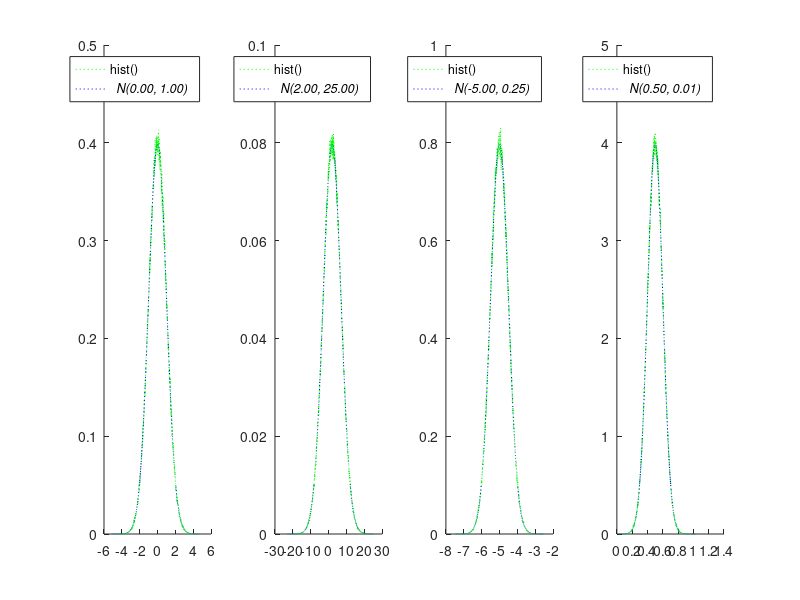

Here is the MATLAB script that generated this plot:
clear;
hold off;
clf;

title({'Histogram and probability density'})
figure(1)

% simulation parameters
avg = [0, 2, -5, .5];
sigma = [1, 5, .5, .1];
sigma2 = sigma.^2;
bins = 1000;

for i = 1:length(avg)
  % generate random sequence of normally-distributed numbers
  a = avg(i) + randn(1e6, 1) * sigma(i);
  % generate its histogram
  [hh, xx] = hist(a, bins);
  
  % generate probability density function
  x = linspace(min(a), max(a), bins);
  px = 1/sqrt(2*sigma2(i)*pi) * exp(-(x-avg(i)).^2 / (2*sigma2(i)));
  
  % plot histogram and probability density function
  subplot(1,length(avg),i)
  hold on;
  binwidth = xx(2)-xx(1);
  plot(xx, hh/(sum(hh)*binwidth), ":g")
  plot(x, px, ":b")
  txt = sprintf('{ \\sl N(%.2f, %.2f)}', avg(i), sigma2(i));
  legend({"hist()", txt})
  
  hold off;
end
